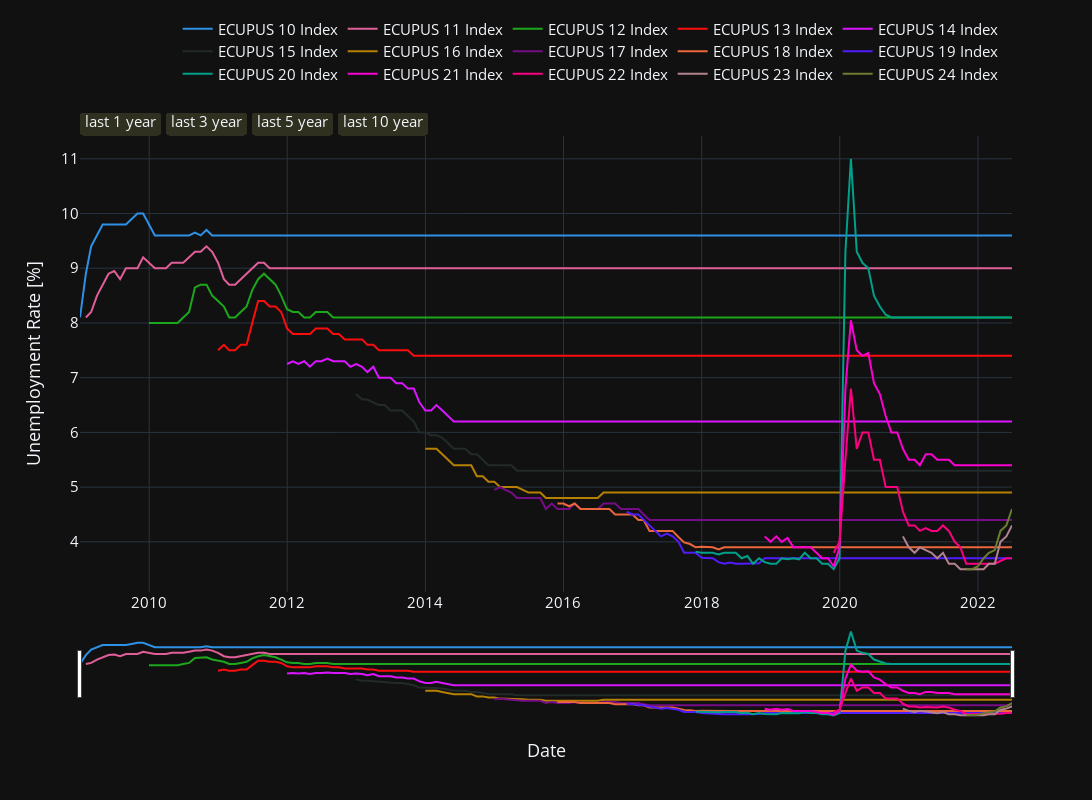

Write notebook code for a chart like this one.
### Code cell
fig = seasonal_plot(df)
fig.show()

### Figure 1 — Plotly figure (JSON) as saved in the notebook; plotly's stock layout.template omitted (floating-point values rounded to 4 significant figures; data arrays with more than 128 entries replaced by an {"elided": "..."} marker saying what was removed)
{"data": [{"marker": {"color": "#2E91E5"}, "name": "ECUPUS 10 Index", "type": "scatter", "x": {"elided": "163 str values"}, "y": {"elided": "163 float values"}}, {"marker": {"color": "#E15F99"}, "name": "ECUPUS 11 Index", "type": "scatter", "x": {"elided": "163 str values"}, "y": {"elided": "163 float values"}}, {"marker": {"color": "#1CA71C"}, "name": "ECUPUS 12 Index", "type": "scatter", "x": {"elided": "163 str values"}, "y": {"elided": "163 float values"}}, {"marker": {"color": "#FB0D0D"}, "name": "ECUPUS 13 Index", "type": "scatter", "x": {"elided": "163 str values"}, "y": {"elided": "163 float values"}}, {"marker": {"color": "#DA16FF"}, "name": "ECUPUS 14 Index", "type": "scatter", "x": {"elided": "163 str values"}, "y": {"elided": "163 float values"}}, {"marker": {"color": "#222A2A"}, "name": "ECUPUS 15 Index", "type": "scatter", "x": {"elided": "163 str values"}, "y": {"elided": "163 float values"}}, {"marker": {"color": "#B68100"}, "name": "ECUPUS 16 Index", "type": "scatter", "x": {"elided": "163 str values"}, "y": {"elided": "163 float values"}}, {"marker": {"color": "#750D86"}, "name": "ECUPUS 17 Index", "type": "scatter", "x": {"elided": "163 str values"}, "y": {"elided": "163 float values"}}, {"marker": {"color": "#EB663B"}, "name": "ECUPUS 18 Index", "type": "scatter", "x": {"elided": "163 str values"}, "y": {"elided": "163 float values"}}, {"marker": {"color": "#511CFB"}, "name": "ECUPUS 19 Index", "type": "scatter", "x": {"elided": "163 str values"}, "y": {"elided": "163 float values"}}, {"marker": {"color": "#00A08B"}, "name": "ECUPUS 20 Index", "type": "scatter", "x": {"elided": "163 str values"}, "y": {"elided": "163 float values"}}, {"marker": {"color": "#FB00D1"}, "name": "ECUPUS 21 Index", "type": "scatter", "x": {"elided": "163 str values"}, "y": {"elided": "163 float values"}}, {"marker": {"color": "#FC0080"}, "name": "ECUPUS 22 Index", "type": "scatter", "x": {"elided": "163 str values"}, "y": {"elided": "163 float values"}}, {"marker": {"color": "#B2828D"}, "name": "ECUPUS 23 Index", "type": "scatter", "x": {"elided": "163 str values"}, "y": {"elided": "163 float values"}}, {"marker": {"color": "#6C7C32"}, "name": "ECUPUS 24 Index", "type": "scatter", "x": {"elided": "163 str values"}, "y": {"elided": "163 float values"}}], "layout": {"font": {"size": 15}, "height": 800, "hovermode": "x", "legend": {"orientation": "h", "x": 0.99, "xanchor": "right", "y": 1.1, "yanchor": "bottom"}, "width": 1400, "xaxis": {"rangeselector": {"bgcolor": "#2F301F", "buttons": [{"count": 1, "label": "last 1 year", "step": "year"}, {"count": 3, "label": "last 3 year", "step": "year"}, {"count": 5, "label": "last 5 year", "step": "year"}, {"count": 10, "label": "last 10 year", "step": "year"}]}, "rangeslider": {"visible": true}, "title": {"text": "Date"}}, "yaxis": {"side": "left", "title": {"text": "Unemployment Rate [%]"}}}}
